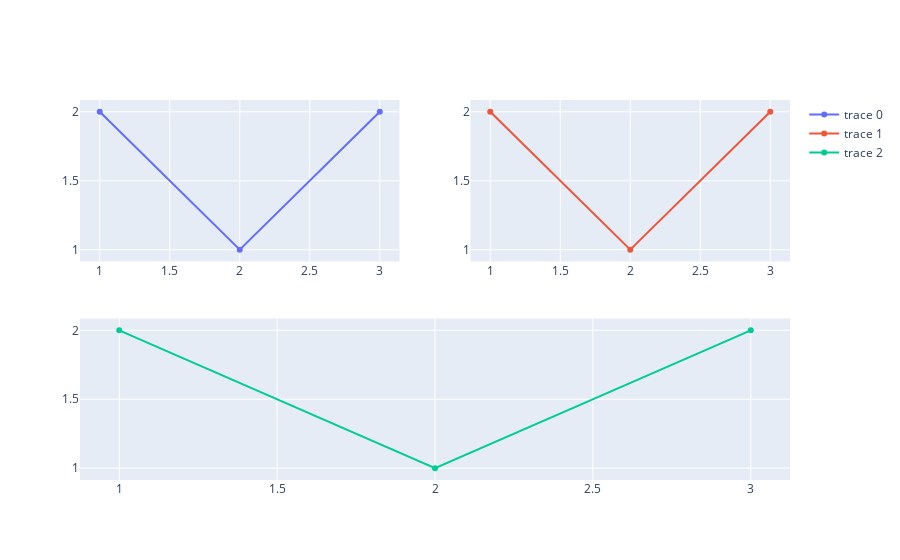

Write notebook code for a chart like this one.
### Code cell
fig.add_trace(go.Scatter(x=[1,2,3], y=[2,1,2]), row=1, col=1) 
fig.add_trace(go.Scatter(x=[1,2,3], y=[2,1,2]), row=1, col=2) 
fig.add_trace(go.Scatter(x=[1,2,3], y=[2,1,2]), row=2, col=1)

### Figure 1 — Plotly figure (JSON) as saved in the notebook; plotly's stock layout.template omitted (floating-point values rounded to 4 significant figures)
{"data": [{"type": "scatter", "x": [1, 2, 3], "xaxis": "x", "y": [2, 1, 2], "yaxis": "y"}, {"type": "scatter", "x": [1, 2, 3], "xaxis": "x2", "y": [2, 1, 2], "yaxis": "y2"}, {"type": "scatter", "x": [1, 2, 3], "xaxis": "x3", "y": [2, 1, 2], "yaxis": "y3"}], "layout": {"xaxis": {"anchor": "y", "domain": [0, 0.45]}, "xaxis2": {"anchor": "y2", "domain": [0.55, 1]}, "xaxis3": {"anchor": "y3", "domain": [0, 1]}, "yaxis": {"anchor": "x", "domain": [0.575, 1]}, "yaxis2": {"anchor": "x2", "domain": [0.575, 1]}, "yaxis3": {"anchor": "x3", "domain": [0, 0.425]}}}
